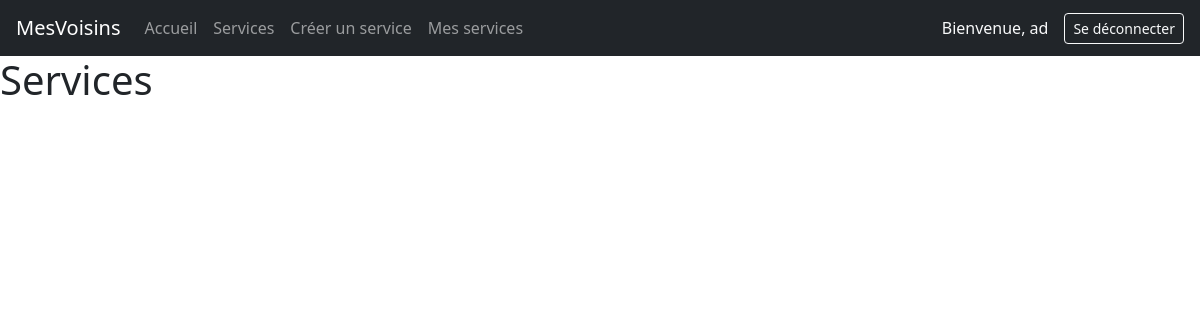
The page /app/services/ (signed in) on the database as committed earlier.
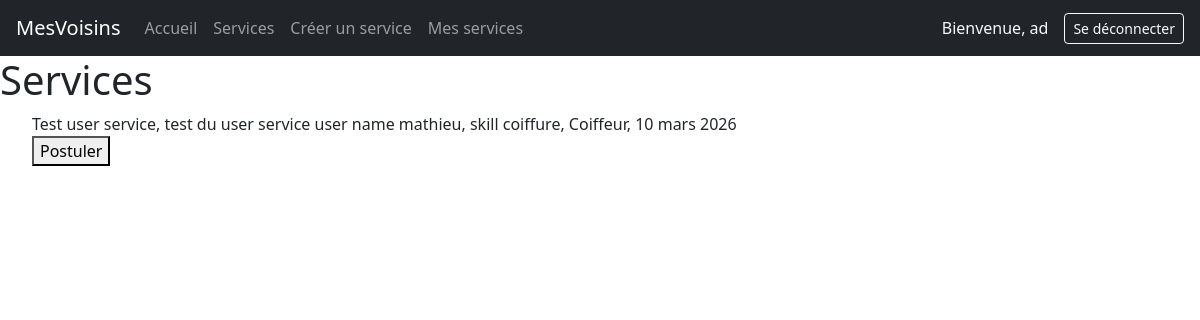
The same page on the database as committed later.
### app/models.py (models this page shows, shortened)
class Service(models.Model):
    title = models.CharField(max_length=100)
    description = models.TextField()
    skill = models.ForeignKey(Skill, on_delete=models.CASCADE)
    creator = models.ForeignKey('auth.User', on_delete=models.CASCADE, related_name='services_crees')
    volunteer = models.ForeignKey('auth.User', null=True, blank=True, on_delete=models.SET_NULL, related_name='volunteer')
    date = models.DateField()
    created_at = models.DateTimeField(auto_now_add=True)

class Skill(models.Model):
    name = models.CharField(max_length=100)
    category = models.ForeignKey('Category',null=True, blank=True, on_delete=models.CASCADE)

### app/views.py (the view)
# urls.py: path("services/", views.services, name="services"),
@login_required
def services(request):
    user_services = Service.objects.filter(creator=request.user)
    services = Service.objects.filter(volunteer__isnull=True)
    context = {"services": services,"user_services": user_services}
    return render(request, 'services.html', context)

### app/templates/services.html (shortened to what this page needs)
{% extends "base.html" %}
{% block content %}
<h1>Services</h1>
<ul>
  {% for service in services %}
  {% if not service in user_services %}
  <div>{{ service.title }},
  {{ service.description }},
  {{ service.skill.name }},
  {{ service.date }}</div>
    <form action="{% url 'app:postulez' service.id %}" method="post">
      <button>Postuler</button>
    </form>
  {% endif %}
  {% endfor %}
</ul>
{% endblock %}

Rows that differ between the two databases and show on the page:
added Service: title "Test user service", description "test du user service user name mathieu, skill coiffure", skill.name "Coiffeur", date "10 mars 2026"
